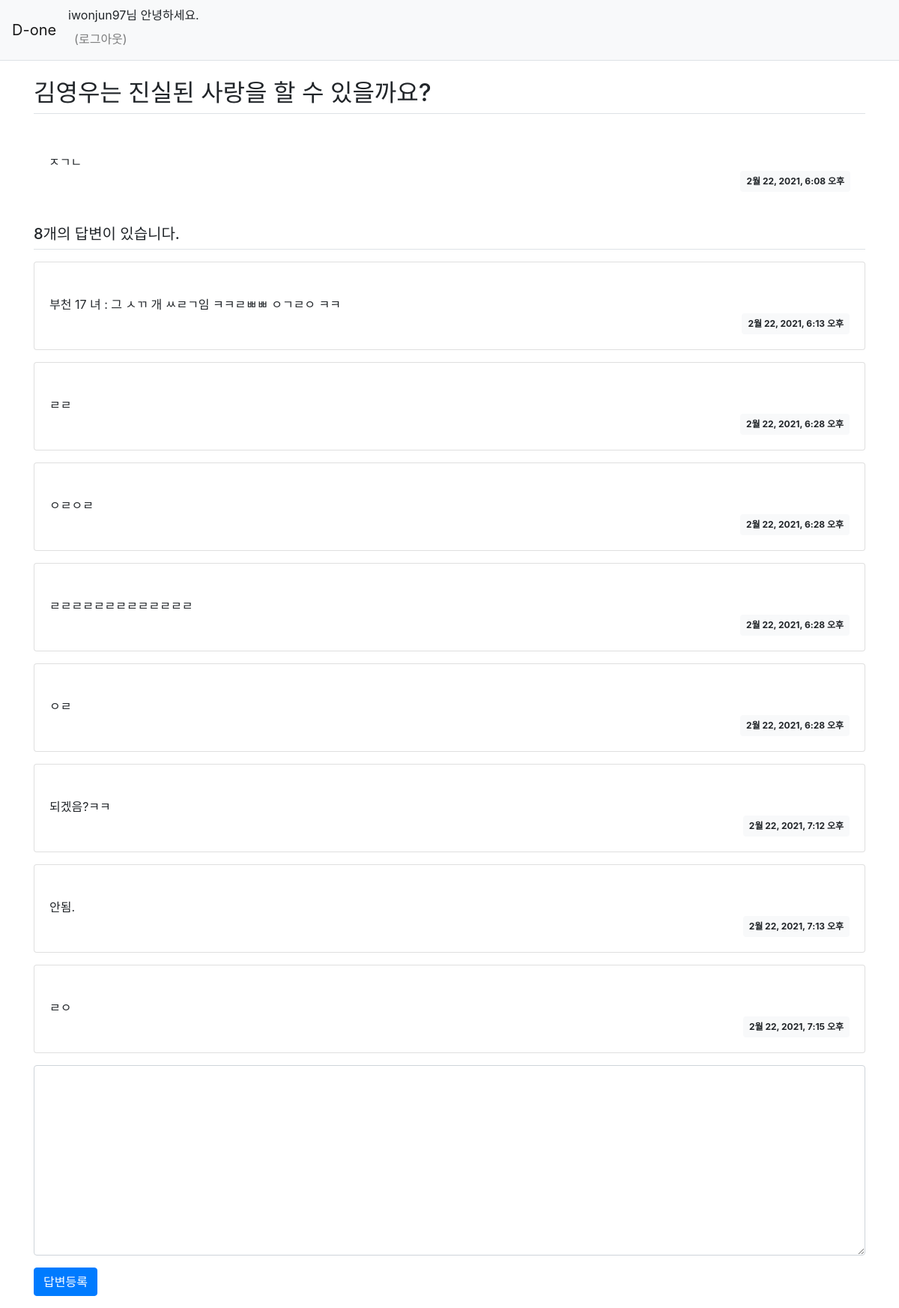
The page /pybo/5/ (signed in) on the database its author committed.
### pybo/models.py (models this page shows, shortened)
class Question(models.Model):
    author = models.ForeignKey(User, on_delete=models.CASCADE)
    subject = models.CharField(max_length=200)
    content = models.TextField()
    create_date = models.DateTimeField()

class Answer(models.Model):
    author = models.ForeignKey(User, on_delete=models.CASCADE)
    question = models.ForeignKey(Question, on_delete=models.CASCADE)
    content = models.TextField()
    create_date = models.DateTimeField()

### pybo/views.py (the view)
# urls.py: path('<int:question_id>/', views.detail, name='detail'),
def detail(request, question_id):
    question = get_object_or_404(Question, pk=question_id)
    context = {'question':question}
    return render(request, 'pybo/question_detail.html', context)

### templates/pybo/question_detail.html (shortened to what this page needs)
{% extends 'base.html' %}
{% block content %}
<div class='container my-3'>
    <h2 class='border-bottom py-2'>{{ question.subject}}</h2>
    <div cloass='card my-3'>
        <div class='card-body'>
            <div class='card-text' style='white-space: pre-line;'>
                {{ question.content }}
            </div>
            <div class='d-flex justify-content-end'>
                <div class='badge badge-light p-2'>
                    {{ question.create_date }}
                </div>
            </div>
        </div>
    </div>
    <h5 class='border-bottom my-3 py-2'>
        {{question.answer_set.count}}개의 답변이 있습니다.
    </h5>
    {% for answer in question.answer_set.all %}
    <div class='card my-3'>
        <div class='card-body'>
            <div class='card-text' style='white-space: pre-line;'>
                {{ answer.content }}
            </div>
            <div class='d-flex justify-content-end'>
                <div class='badge badge-light p-2'>
                    {{ answer.create_date }}
                </div>
            </div>
        </div>
    </div>
    {% endfor %}
    <form action="{% url 'pybo:answer_create' question.id %}" method="post" class="my-3">
        <div class="form-group">
            <textarea name="content" id="content" {%if not user.is_authenticated %}disabled{% endif %} class="form-control" rows="10"></textarea>
        </div>
        <input type="submit" value="답변등록" class="btn btn-primary">
    </form>
</div>
{% endblock %}

### templates/navbar.html (shortened to what this page needs)
<nav class="navbar navbar-expand-lg navbar-light bg-light border-bottom">
    <a class="navbar-brand" href="{% url 'pybo:index' %}">D-one</a>
    <div class="collapse navbar-collapse flex-grow-0" id="navbarNav">
        <ul class="navbar-nav">
            <li class="nav-item">
                {% if user.is_authenticated %}
                {{ user.username }}님 안녕하세요. <a class="nav-link" href="{% url 'common:logout' %}">(로그아웃)</a>
                {% else %}
                <a class="nav-link" href="{% url 'common:login' %}">로그인</a>
                {% endif %}
            </li>
        </ul>
    </div>
</nav>

### rows shown on the page
Question: subject "김영우는 진실된 사랑을 할 수 있을까요?", content "ㅈㄱㄴ", create_date "2월 22, 2021, 6:08 오후", answer_set.count "8"
Answer: content "부천 17 녀 : 그 ㅅㄲ 개 ㅆㄹㄱ임 ㅋㅋㄹㅃㅃ ㅇㄱㄹㅇ ㅋㅋ", create_date "2월 22, 2021, 6:13 오후"
Answer: content "ㄹㄹ", create_date "2월 22, 2021, 6:28 오후"
Answer: content "ㅇㄹㅇㄹ", create_date "2월 22, 2021, 6:28 오후"
Answer: content "ㄹㄹㄹㄹㄹㄹㄹㄹㄹㄹㄹㄹㄹ", create_date "2월 22, 2021, 6:28 오후"
Answer: content "ㅇㄹ", create_date "2월 22, 2021, 6:28 오후"
Answer: content "되겠음?ㅋㅋ", create_date "2월 22, 2021, 7:12 오후"
Answer: content "안됨.", create_date "2월 22, 2021, 7:13 오후"
Answer: content "ㄹㅇ", create_date "2월 22, 2021, 7:15 오후"

### other values the page prints
{{ user.username }} "iwonjun97"
